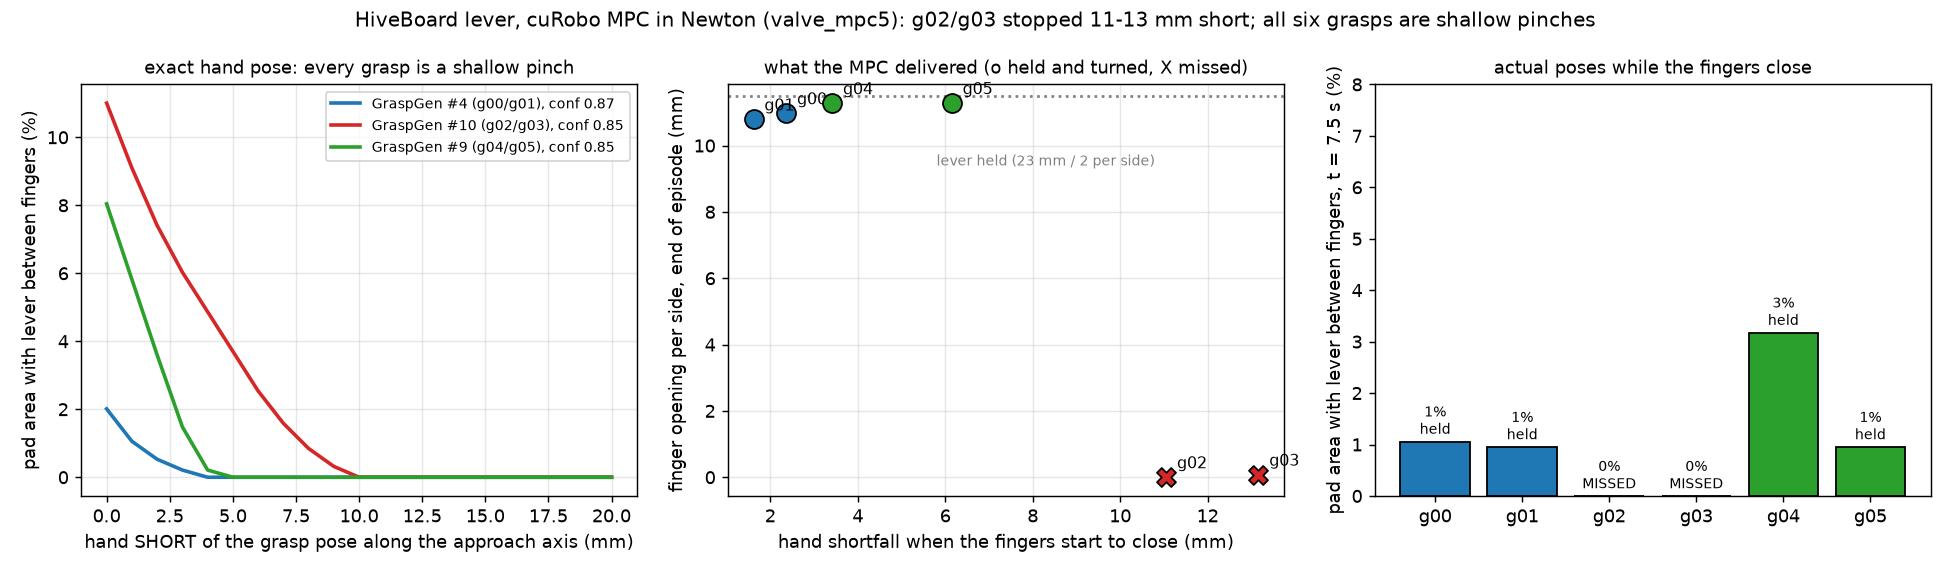

Write Python code to recreate this figure.
"""Why g02/g03 missed in the HiveBoard valve MPC run (valve_mpc5), one figure. Needs only runs_text/valve_mpc5 + valve_ggx/grasps_top6 (git) and the lever mesh.
   ../graspgenx/.venv/bin/python -I g23_diagnosis.py <runs_text dir> <out.png>"""
import json, os, sys
import numpy as np, trimesh
import matplotlib; matplotlib.use("Agg"); import matplotlib.pyplot as plt
from scipy.spatial.transform import Rotation as R
sys.path.insert(0, os.path.dirname(os.path.abspath(__file__))); import valve_geometry as vg
rt, out = sys.argv[1], sys.argv[2]; gdir = f"{rt}/valve_ggx/grasps_top6"; mp = f"{rt}/valve_mpc5"
Vl, Fl = vg.link_mesh("Mesh_1.obj", vg.LEVER_VIS); P0 = trimesh.Trimesh(vertices=vg.to_base(Vl), faces=Fl, process=False).voxelized(0.001).fill().points
hinge_c, _ = vg.rot_about_hinge(0.0)
def coverage(P, Rm, t):                                     # share of the finger pad (21 x 45 mm) behind which lever material lies between the open fingers
    pl = (P - t) @ Rm; sel = (np.abs(pl[:, 0]) <= 0.0105) & (pl[:, 2] >= 0.0584) & (pl[:, 2] <= 0.1034) & (np.abs(pl[:, 1]) < 0.039)
    return len(np.unique(np.round(pl[sel][:, [0, 2]] * 1000).astype(int), axis=0)) / 945 * 100
col = {4: "#1f77b4", 10: "#d62728", 9: "#2ca02c"}; held = {0: True, 1: True, 2: False, 3: False, 4: True, 5: True}
fig, ax = plt.subplots(1, 3, figsize=(15, 4.4))
shorts = np.arange(0, 21, 1.0)
for g in (0, 2, 4):
    d = json.load(open(f"{gdir}/g{g:02d}.json")); p = np.array(d["grasp"]); Rm = R.from_quat(p[3:]).as_matrix()
    ax[0].plot(shorts, [coverage(P0, Rm, p[:3] - s * 1e-3 * Rm[:, 2]) for s in shorts], color=col[d["index"]], lw=2, label=f"GraspGen #{d['index']} (g{g:02d}/g{g+1:02d}), conf {d['confidence']:.2f}")
ax[0].set_xlabel("hand SHORT of the grasp pose along the approach axis (mm)"); ax[0].set_ylabel("pad area with lever between fingers (%)")
ax[0].set_title("exact hand pose: every grasp is a shallow pinch", fontsize=10); ax[0].legend(fontsize=8); ax[0].grid(alpha=.3)
short, cov, fing = [], [], []
for ep in range(6):
    z = np.load(f"{mp}/ep{ep:02d}/trace.npz"); t = z["t"] - z["t"][0]; d = json.load(open(f"{gdir}/g{ep:02d}.json")); p = np.array(d["grasp"]); Rg = R.from_quat(p[3:]).as_matrix()
    i7 = int(np.argmax(z["q_fingers"].mean(1) < 0.035)); short.append(-(Rg.T @ (z["hand"][i7] - p[:3]))[2] * 1e3)   # the step the fingers start to close
    i = np.searchsorted(t, 7.5); th = np.radians(z["lever_deg"][i]); _, Rl = vg.rot_about_hinge(th); P = (P0 - hinge_c) @ Rl.T + hinge_c
    cov.append(coverage(P, R.from_quat(z["hand_quat"][i]).as_matrix(), z["hand"][i])); fing.append(z["q_fingers"][-1].mean() * 1e3)
for ep in range(6):
    d = json.load(open(f"{gdir}/g{ep:02d}.json")); ok = held[ep]
    ax[1].scatter(short[ep], fing[ep], s=110, color=col[d["index"]], marker="o" if ok else "X", edgecolor="k", zorder=3); ax[1].annotate(f"g{ep:02d}", (short[ep], fing[ep]), textcoords="offset points", xytext=(6, 5), fontsize=9)
ax[1].axhline(11.5, color="grey", ls=":"); ax[1].text(5.8, 9.4, "lever held (23 mm / 2 per side)", fontsize=8, color="grey")
ax[1].set_xlabel("hand shortfall when the fingers start to close (mm)"); ax[1].set_ylabel("finger opening per side, end of episode (mm)")
ax[1].set_title("what the MPC delivered (o held and turned, X missed)", fontsize=10); ax[1].grid(alpha=.3)
names = [f"g{e:02d}" for e in range(6)]; ax[2].bar(names, cov, color=[col[json.load(open(f'{gdir}/g{e:02d}.json'))['index']] for e in range(6)], edgecolor="k")
for e in range(6): ax[2].text(e, cov[e] + 0.15, f"{cov[e]:.0f}%\n" + ("held" if held[e] else "MISSED"), ha="center", fontsize=8)
ax[2].set_ylabel("pad area with lever between fingers, t = 7.5 s (%)"); ax[2].set_ylim(0, 8); ax[2].set_title("actual poses while the fingers close", fontsize=10)
fig.suptitle("HiveBoard lever, cuRobo MPC in Newton (valve_mpc5): g02/g03 stopped 11-13 mm short; all six grasps are shallow pinches", fontsize=11)
fig.tight_layout(); fig.savefig(out, dpi=130); print(out, [round(x, 1) for x in short], [round(x, 1) for x in cov])
